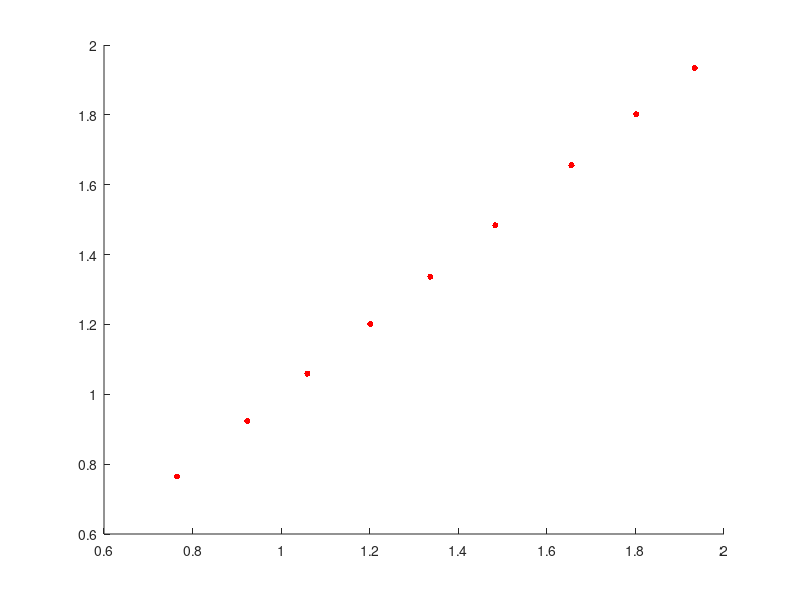

Write the MATLAB code that produced this figure. (Note: this script raises an error after producing the figure.)
function [out] = fasim()
% R1 and R2* values of the MnCl2 solutions
R1 = [0.7645 0.9238 1.0593 1.2012 1.3369 1.4837 1.6556 1.8018 1.9342];
R2s = [4.8077 6.2893 7.8740 9.1743 10.8696 12.3457 13.8889 15.3846 16.6667];

figure;
da = [1:0.02:1.2]; %[0, 0.1:0.2:2];
N_da = length(da);
Col = hsv(N_da);
out = zeros(N_da, 4);
for idx = 1:N_da
    % Generate GRE signal with two flip-angles that are 
    % slighly off the desired values.
    [S1, TR] = signal(R1, R2s, 2*da(idx));
    [S2] = signal(R1, R2s, 12*da(idx));

    % Recon with desired values
    R1r = recon([S1; S2], [2 12], TR);

    % Generate line of equality plot
    scatter(R1, R1r, 20, Col(idx, :), 'filled');
    P = robustfit(R1, R1r);
    hold on;
    minX = min([R1]);
    maxX = max([R1]);
    plot([minX maxX], polyval([P(2) P(1)], [minX maxX]), 'color', Col(idx, :));
    text(R1(end), R1r(end), sprintf('%0.1f%%', da(idx)*100-100));
    R1h = P(1) + P(2)*R1;
    out(idx, 1) = da(idx);
    out(idx, 2) = 1-norm(R1r-R1h)/norm(R1r-mean(R1h));
    out(idx, [3 4]) = P;
end
plot([minX maxX], [minX maxX], '--k');
xlabel('\bf Reference R1_{ref} in s^{-1}');
ylabel('\bf Reconstructed R1 in s^{-1}');
%text(minX, maxX/2, sprintf('R1=%0.2fR1_{ref}+(%0.2f)', P(2), P(1)));
set(gcf, 'color', 'white')



function [S, TR] = signal(R1, R2s, fa)
M0 = 1000; %au
TR = 8e-3; %ms
TE = 3.5e-3; %ms

S = M0.*sind(fa).*(1-exp(-TR.*R1)).*exp(-TE.*R2s)./(1-cosd(fa).*exp(-TR.*R1));

function [R1] = recon(S, fa, TR)
R1 = 1/TR.*log( (S(1,:).*sind(fa(2)).*cosd(fa(1)) - S(2,:).*sind(fa(1)).*cosd(fa(2))) ./ ...
                (S(1,:).*sind(fa(2)) - S(2,:).*sind(fa(1))) );